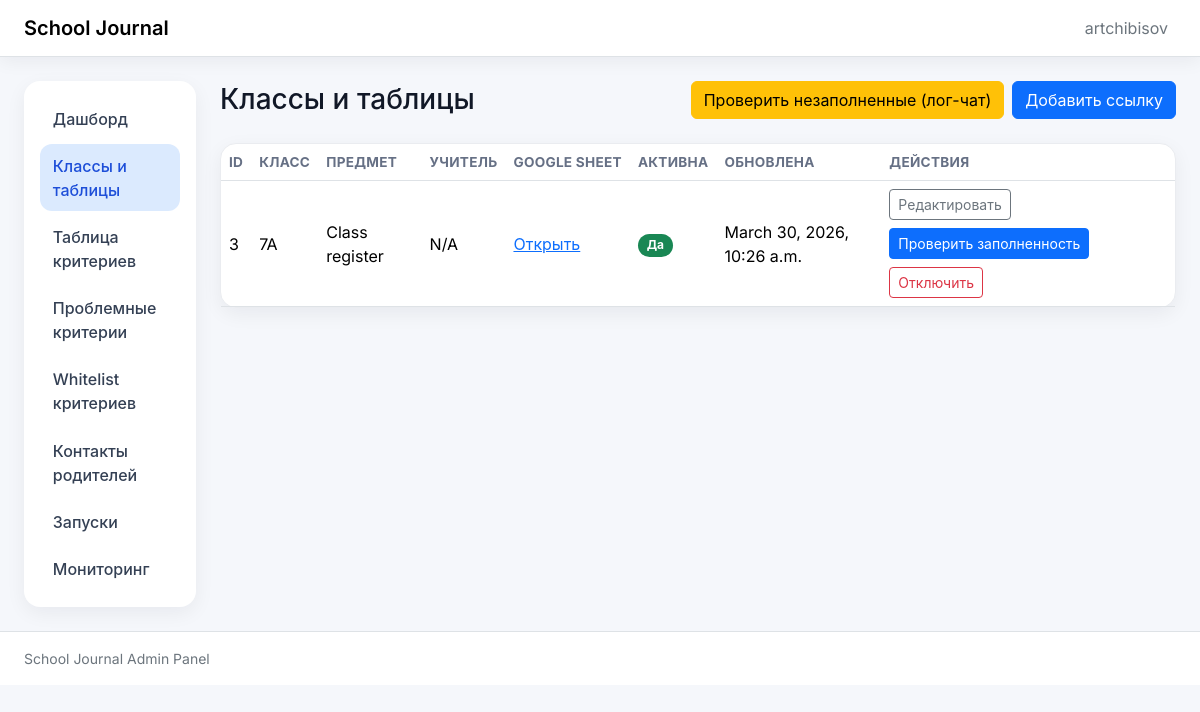
Page /links/ (signed in) on the earlier database version.
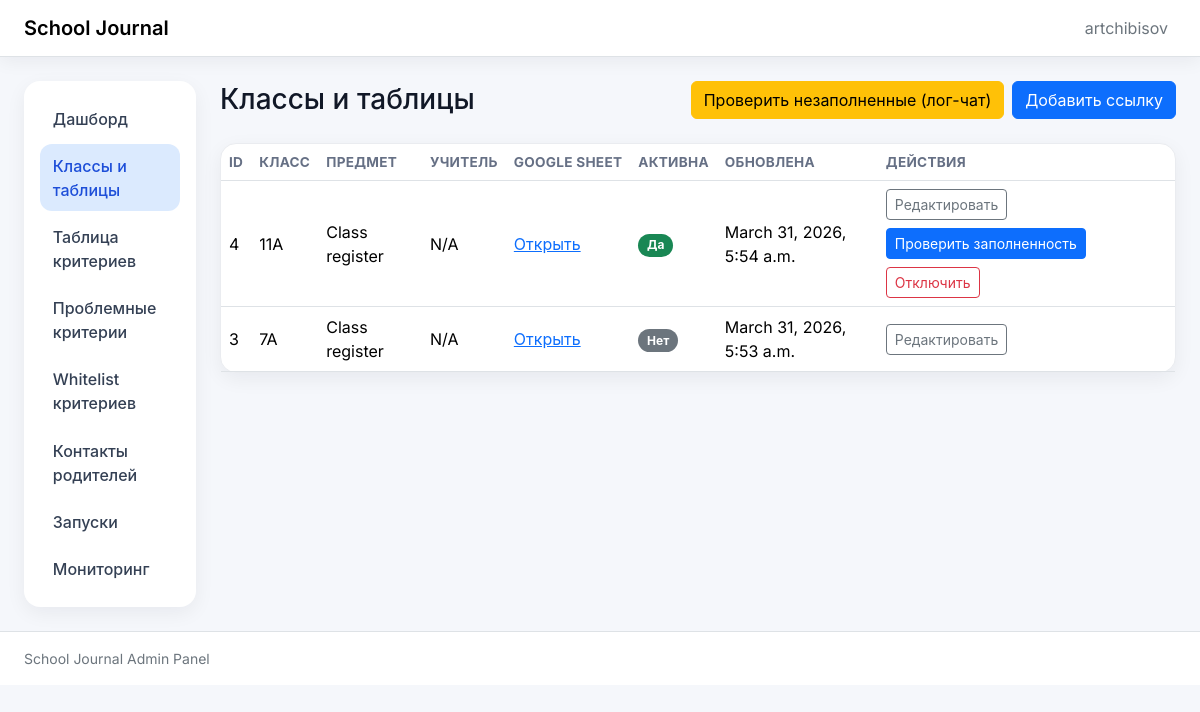
Same page on the later database version.
### journal_links/models.py (models this page shows, shortened)
class ClassSheetLink(models.Model):
    class_code = models.CharField(max_length=64)
    subject_name = models.CharField(max_length=255)
    teacher_name = models.CharField(max_length=255)
    google_sheet_url = models.URLField(max_length=500)
    is_active = models.BooleanField(default=True)
    updated_at = models.DateTimeField(auto_now=True)
    class Meta:
        constraints = [
            models.UniqueConstraint(
                fields=["class_code", "subject_name"],
                name="uq_classsheetlink_class_subject",
            )
        ]
        ordering = ["class_code", "subject_name"]

### journal_links/views.py (the view)
# urls.py: path("", RedirectView.as_view(pattern_name="journal_links:list_links", permanent=False), name="dashboard"),
@login_required
@permission_required_403("journal_links.view_classsheetlink", message="Доступ запрещён: нет прав на просмотр ссылок классов.")
def list_links(request):
    links = ClassSheetLink.objects.all()
    return render(request, "journal_links/list.html", {"links": links})

### admin_panel/authz.py (called while the page is built)
def permission_required_403(perm: str, *, message: str | None = None) -> Callable:
    deny_message = message or "Доступ запрещён: недостаточно прав для выполнения действия."
    def decorator(view_func: Callable) -> Callable:
        @wraps(view_func)
        def _wrapped(request: HttpRequest, *args, **kwargs) -> HttpResponse:
            if request.user.has_perm(perm):
                return view_func(request, *args, **kwargs)
            messages.error(request, deny_message)
            return HttpResponseForbidden(deny_message)
        return _wrapped
    return decorator

### journal_links/templates/journal_links/list.html (shortened to what this page needs)
{% extends "base.html" %}
{% block page_heading %}Классы и таблицы{% endblock %}
{% block page_actions %}
 {% if perms.jobs.run_check_missing_data %}
    <form method="post" action="{% url 'journal_links:run_missing_data_check' %}">
      <button class="btn btn-warning" type="submit">Проверить незаполненные (лог-чат)</button>
    </form>
  {% endif %}
  {% if perms.journal_links.add_classsheetlink %}
    <a class="btn btn-primary" href="{% url 'journal_links:create_link' %}">Добавить ссылку</a>
  {% endif %}
{% endblock %}
{% block content %}
<section class="card">
    <div class="card-body p-0">
      <div class="table-responsive">
        <table class="table table-hover align-middle mb-0">
          <thead>
            <tr>
              <th>ID</th>
              <th>Класс</th>
              <th>Предмет</th>
              <th>Учитель</th>
              <th>Google Sheet</th>
              <th>Активна</th>
              <th>Обновлена</th>
              <th>Действия</th>
            </tr>
          </thead>
          <tbody>
            {% for link in links %}
              <tr>
                <td>{{ link.id }}</td>
                <td>{{ link.class_code }}</td>
                <td>{{ link.subject_name }}</td>
                <td>{{ link.teacher_name }}</td>
                <td><a href="{{ link.google_sheet_url }}" target="_blank" rel="noopener" class="link-primary">Открыть</a></td>
                <td>
                  {% if link.is_active %}
                    <span class="badge badge-soft text-bg-success">Да</span>
                  {% else %}
                    <span class="badge badge-soft text-bg-secondary">Нет</span>
                  {% endif %}
                </td>
                <td>{{ link.updated_at }}</td>
                <td>
                  <div class="d-flex flex-wrap gap-2">
                    {% if perms.journal_links.change_classsheetlink %}
                      <a class="btn btn-outline-secondary btn-sm" href="{% url 'journal_links:edit_link' link.id %}">Редактировать</a>
                    {% endif %}
                    {% if link.is_active and perms.jobs.run_validation %}
                      <form method="post" action="{% url 'journal_links:run_link_validation' link.id %}">
                        <button class="btn btn-primary btn-sm" type="submit">Проверить заполненность</button>
                      </form>
                    {% endif %}
                    {% if link.is_active and perms.journal_links.change_classsheetlink %}
                      <form method="post" action="{% url 'journal_links:disable_link' link.id %}">
                        <button class="btn btn-outline-danger btn-sm" type="submit">Отключить</button>
                      </form>
                    {% endif %}
                  </div>
                </td>
              </tr>
            {% empty %}
              <tr><td class="table-empty" colspan="8">Ссылок пока нет.</td></tr>
            {% endfor %}
          </tbody>
        </table>
      </div>
    </div>
  </section>
{% endblock %}

### webapp/templates/base.html (shortened to what this page needs)
{% load static %}
<!doctype html>
<html lang="ru">
<head>
  <link href="https://cdn.jsdelivr.net/npm/bootstrap@5.3.3/dist/css/bootstrap.min.css" rel="stylesheet">
  <link rel="stylesheet" href="{% static 'webapp/ui.css' %}">
</head>
<body>
<nav class="navbar navbar-expand-lg border-bottom bg-white sticky-top soft-shadow-sm">
    <div class="container-fluid px-3 px-lg-4">
      <a class="navbar-brand fw-semibold" href="{% url 'dashboard' %}">School Journal</a>
      <div class="collapse navbar-collapse" id="mainNav">
        <ul class="navbar-nav ms-auto align-items-lg-center gap-lg-2">
          {% if request.user.is_authenticated %}
            <li class="nav-item"><span class="nav-link text-secondary">{{ request.user.username }}</span></li>
          {% endif %}
        </ul>
      </div>
         </div>
  </nav>
<div class="container-fluid py-4 px-3 px-lg-4">
    <div class="row g-4">
      <aside class="col-12 col-lg-3 col-xl-2">
        <div class="card border-0 soft-shadow-sm nav-card">
          <div class="card-body p-2 p-lg-3">
            <nav class="nav nav-pills flex-column gap-1">
              <a class="nav-link {% if request.path == '/' %}active{% endif %}" href="{% url 'dashboard' %}">Дашборд</a>
              {% if perms.journal_links.view_classsheetlink %}
                <a class="nav-link {% if '/links/' in request.path %}active{% endif %}" href="{% url 'journal_links:list_links' %}">Классы и таблицы</a>
              {% endif %}
              {% if perms.pipeline.view_criterionentry %}
                <a class="nav-link {% if '/criteria-table/' in request.path %}active{% endif %}" href="{% url 'pipeline:criteria_table' %}">Таблица критериев</a>
                             <a class="nav-link {% if '/criteria-failures/' in request.path %}active{% endif %}" href="{% url 'pipeline:criteria_failures' %}">Проблемные критерии</a>
              {% endif %}
                {% if perms.pipeline.view_validcriteriontemplate %}
                <a class="nav-link {% if '/valid-criteria/' in request.path %}active{% endif %}" href="{% url 'pipeline:valid_criteria_list' %}">Whitelist критериев</a>
              {% endif %}
              {% if perms.pipeline.view_parentcontact %}
                <a class="nav-link {% if '/parent-contacts/' in request.path %}active{% endif %}" href="{% url 'pipeline:parent_contacts_list' %}">Контакты родителей</a>
              {% endif %}
              {% if perms.jobs.view_jobrun %}
                <a class="nav-link {% if '/runs/' in request.path %}active{% endif %}" href="{% url 'job_run_list' %}">Запуски</a>
              {% endif %}
              <a class="nav-link {% if '/healthz' in request.path or '/readyz' in request.path %}active{% endif %}" href="{% url 'readyz' %}">Мониторинг</a>
            </nav>
          </div>
        </div>
      </aside>
        <main class="col-12 col-lg-9 col-xl-10">
             <section class="d-flex flex-column flex-md-row align-items-md-center justify-content-between gap-3 mb-4">
          <h1 class="h3 mb-0">{% block page_heading %}Страница{% endblock %}</h1>
          <div class="d-flex flex-wrap gap-2">
            {% block page_actions %}{% endblock %}
          </div>
        </section>
              {% block content %}{% endblock %}
      </main>
    </div>
  </div>
 <footer class="py-3 border-top bg-white">
    <div class="container-fluid px-3 px-lg-4 text-secondary small">School Journal Admin Panel</div>
  </footer>
</body>
</html>

### webapp/static/webapp/ui.css (style rules this page uses)
:root { --app-bg: #f5f7fb; --text-muted: #667085; }
body { font-family: Inter, -apple-system, BlinkMacSystemFont, "Segoe UI", sans-serif; background: var(--app-bg); color: #111827; }
.soft-shadow-sm { box-shadow: 0 4px 18px rgba(16, 24, 40, 0.06); }
.nav-card .nav-link { color: #344054; border-radius: 0.75rem; padding: 0.6rem 0.8rem; font-weight: 500; }
.nav-card .nav-link.active { background-color: #dbeafe; color: #1d4ed8; }
.card { border: 1px solid #eaecf0; border-radius: 1rem; box-shadow: 0 6px 20px rgba(16, 24, 40, 0.06); }
.table { --bs-table-bg: transparent; }
.table thead th { font-size: 0.85rem; letter-spacing: 0.02em; color: var(--text-muted); text-transform: uppercase; white-space: nowrap; }
.badge-soft { border-radius: 999px; padding: 0.35rem 0.55rem; }

Differences in the rows shown:
added ClassSheetLink: id "4", class_code "11A", subject_name "Class register", teacher_name "N/A", is_active "Да", updated_at "March 31, 2026, 5:54 a.m."
changed ClassSheetLink id 3: updated_at "March 30, 2026, 10:26 a.m." → "March 31, 2026, 5:53 a.m."; is_active "Да Проверить заполненность Отключить" → "Нет"
